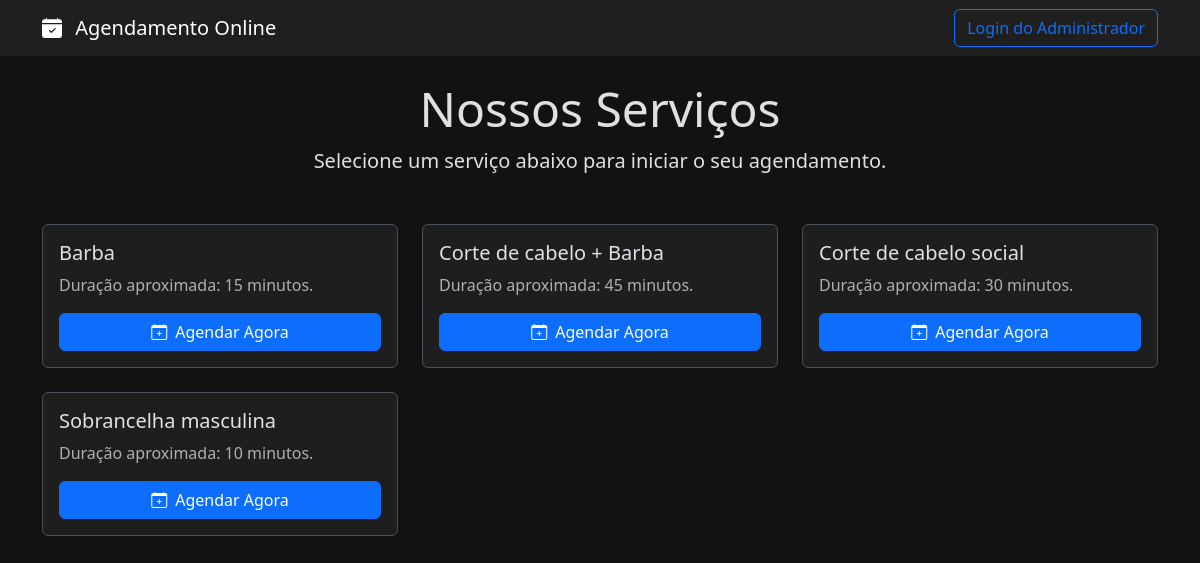
Before: / with the older database file.
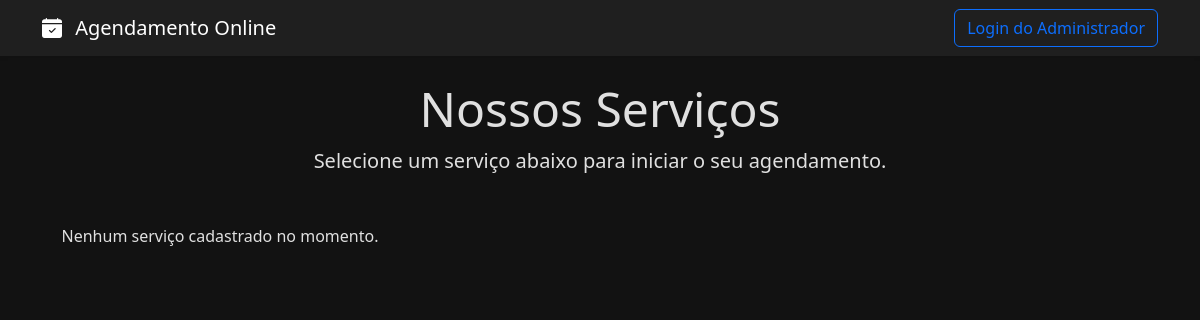
After: the same page with the newer database file.
### app.py (models this page shows, shortened)
class Service(db.Model):
    __tablename__ = 'services'
    id = db.Column(db.Integer, primary_key=True)
    name = db.Column(db.String(100), nullable=False, unique=True)
    duration = db.Column(db.Integer, nullable=False) # Duração em minutos
    appointments = db.relationship('Appointment', backref='service_info', lazy=True, cascade="all, delete-orphan")

### app.py (the view)
@app.route('/')
def index():
    services = Service.query.order_by(Service.name).all()
    return render_template('index.html', services=services)

### templates/index.html (shortened to what this page needs)
{% extends 'layout.html' %}
{% block content %}
<div class="text-center mb-5">
    <h1 class="display-5">Nossos Serviços</h1>
    <p class="lead">Selecione um serviço abaixo para iniciar o seu agendamento.</p>
</div>
<div class="row row-cols-1 row-cols-md-2 row-cols-lg-3 g-4">
    {% for service in services %}
    <div class="col">
        <div class="card h-100 shadow-sm border-light-subtle">
            <div class="card-body d-flex flex-column">
                <h5 class="card-title">{{ service.name }}</h5>
                <p class="card-text text-muted">Duração aproximada: {{ service.duration }} minutos.</p>
                <div class="mt-auto">
                    <a href="{{ url_for('schedule_service', service_id=service.id) }}" class="btn btn-primary w-100">
                        <i class="bi bi-calendar-plus me-2"></i>Agendar Agora
                    </a>
                </div>
            </div>
        </div>
    </div>
    {% else %}
    <div class="col-12">
        <p class="text-center">Nenhum serviço cadastrado no momento.</p>
    </div>
    {% endfor %}
</div>
{% endblock %}

### templates/layout.html (shortened to what this page needs)
<!doctype html>
<html lang="pt-br" data-bs-theme="dark">
<head>
    <link href="https://cdn.jsdelivr.net/npm/bootstrap@5.3.3/dist/css/bootstrap.min.css" rel="stylesheet"
          xintegrity="sha384-QWTKZyjpPEjISv5WaRU9OFeRpok6YctnYmDr5pNlyT2bRjXh0JMhjY6hW+ALEwIH">
    <link rel="stylesheet" href="https://cdn.jsdelivr.net/npm/bootstrap-icons@1.11.3/font/bootstrap-icons.min.css">
</head>
<body>
<nav class="navbar navbar-expand-lg shadow-sm">
    <div class="container">
        <a class="navbar-brand" href="{{ url_for('index') }}">
            <i class="bi bi-calendar-check-fill me-2"></i>
            Agendamento Online
        </a>
        <div class="ms-auto">
             {% if current_user.is_authenticated %}
                <a href="{{ url_for('admin_dashboard') }}" class="btn btn-outline-light me-2">Painel Admin</a>
                <a href="{{ url_for('logout') }}" class="btn btn-outline-danger">Sair</a>
            {% else %}
                <a href="{{ url_for('login') }}" class="btn btn-outline-primary">Login do Administrador</a>
            {% endif %}
        </div>
    </div>
</nav>
<main class="container mt-4">
    {% block content %}{% endblock %}
</main>
</body>
</html>

### templates/layout.html (style rules this page uses)
body { background-color: #121212; color: #e0e0e0; }
.navbar { background-color: #1f1f1f; }

Changed rows visible on the page:
removed Service: name "Barba", duration "15"
removed Service: name "Corte de cabelo + Barba", duration "45"
removed Service: name "Corte de cabelo social", duration "30"
removed Service: name "Sobrancelha masculina", duration "10"
Other visible differences:
text now shown: "Nenhum serviço cadastrado no momento."
